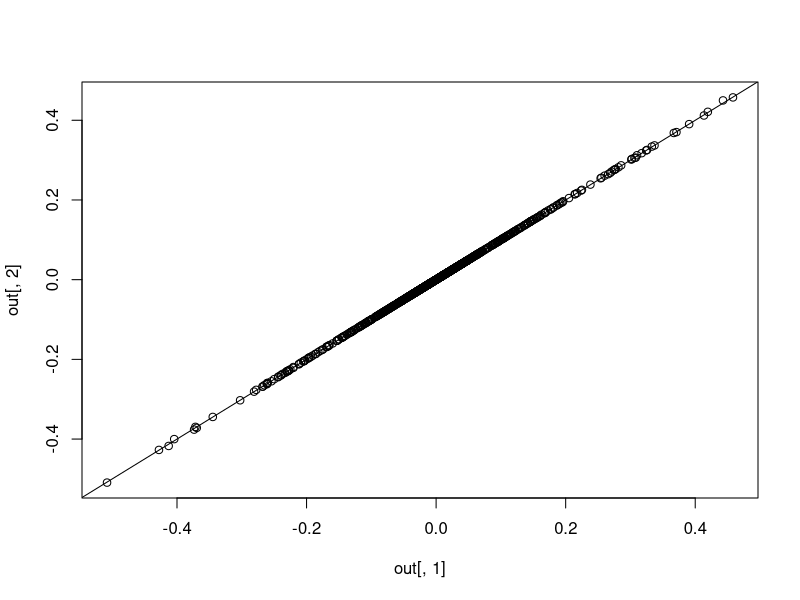

Recreate this plot in R.
nlop=1000
n_sample=10000
out=array(NA,c(n_sample,2))
for (i in 1:nlop){
  g=rnorm(n_sample)
  liab=g*runif(1,-1,1)*rnorm(n_sample)
  liab=liab-mean(liab)
  liab=liab/sd(liab)
  y=rep(0,n_sample)
  y[liab>=runif(1,0.001,3)]=1
  
  prev=sum(y==1)/n_sample
  l1=summary(glm(y~g,family = "binomial"))
  
  z=l1$coefficients["g",3]
  varg=var(g)
  se=1/sqrt(n_sample*varg*prev*(1-prev))
  beta=z*se
  
  out[i,1]=beta
  out[i,2]=l1$coefficients["g",1]
}

plot(out[,1],out[,2])
abline(0,1)
